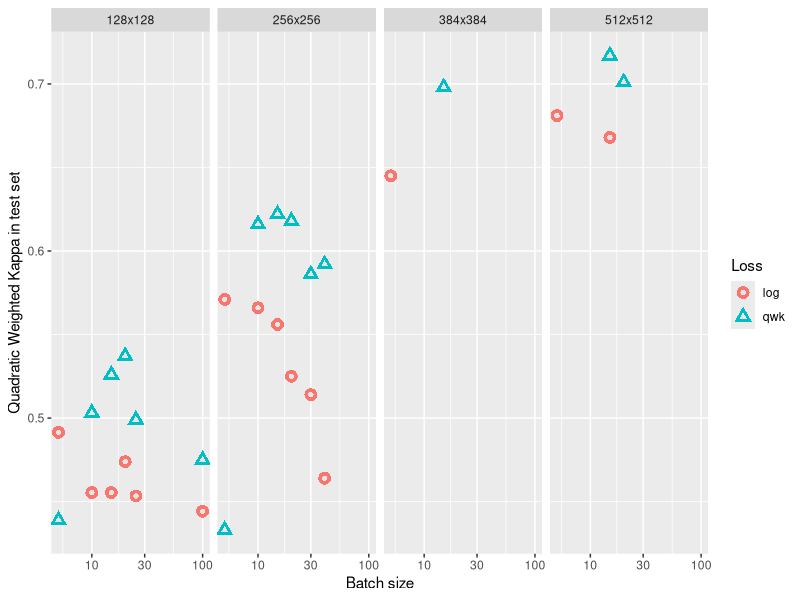
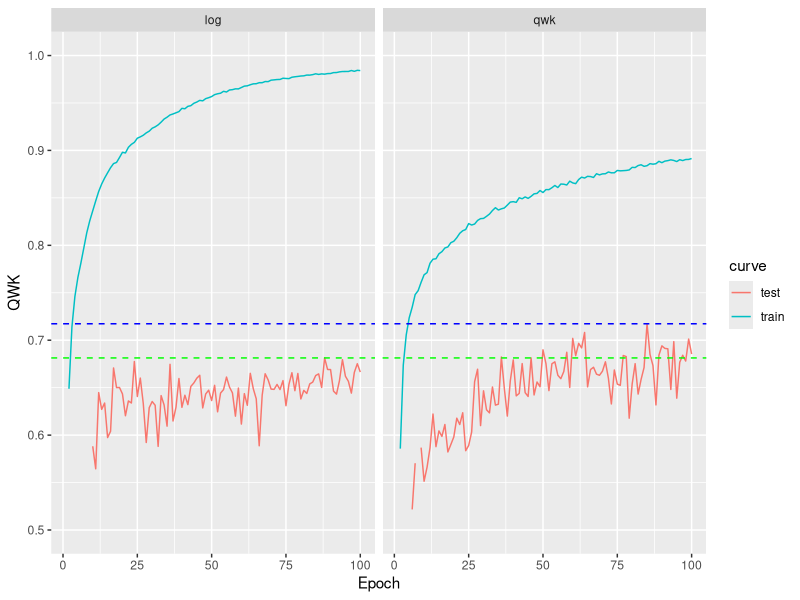

R code for these plots, in order:
best <- read.csv("best.csv")
library(ggplot2)
p <- ggplot(best, aes(bs,qwk_cv)) + facet_grid(. ~ size)
p <- p + aes(shape=factor(loss)) 
p <- p + geom_point(aes(colour=factor(loss)),size=4) 
p <- p + geom_point(colour="grey90", size=1.5)
p <- p + scale_x_log10()
p <- p + ylab("Quadratic Weighted Kappa in test set")
p <- p + xlab("Batch size")
p <- p + labs(shape="Loss", colour="Loss")
p

best$updates <- best$epoch*100/best$bs

tc <- read.csv("training-curves.csv")
p <- ggplot(tc, aes(epoch,qwk)) + facet_grid(. ~ loss)
p <- p + aes(shape=factor(curve)) 
p <- p + geom_line(aes(colour=factor(curve))) + labs(colour="curve")
p <- p + ylab("QWK")
p <- p + xlab("Epoch")

m1 = max(tc[tc$curve=='test' & tc$loss=='log',]$qwk)
m2 = max(tc[tc$curve=='test' & tc$loss=='qwk',]$qwk)
p <- p + geom_hline(aes(yintercept=m1), color="green", linetype="dashed")
p <- p + geom_hline(aes(yintercept=m2), color="blue", linetype="dashed")
p <- p + ylim(0.5, 1.0)
p

